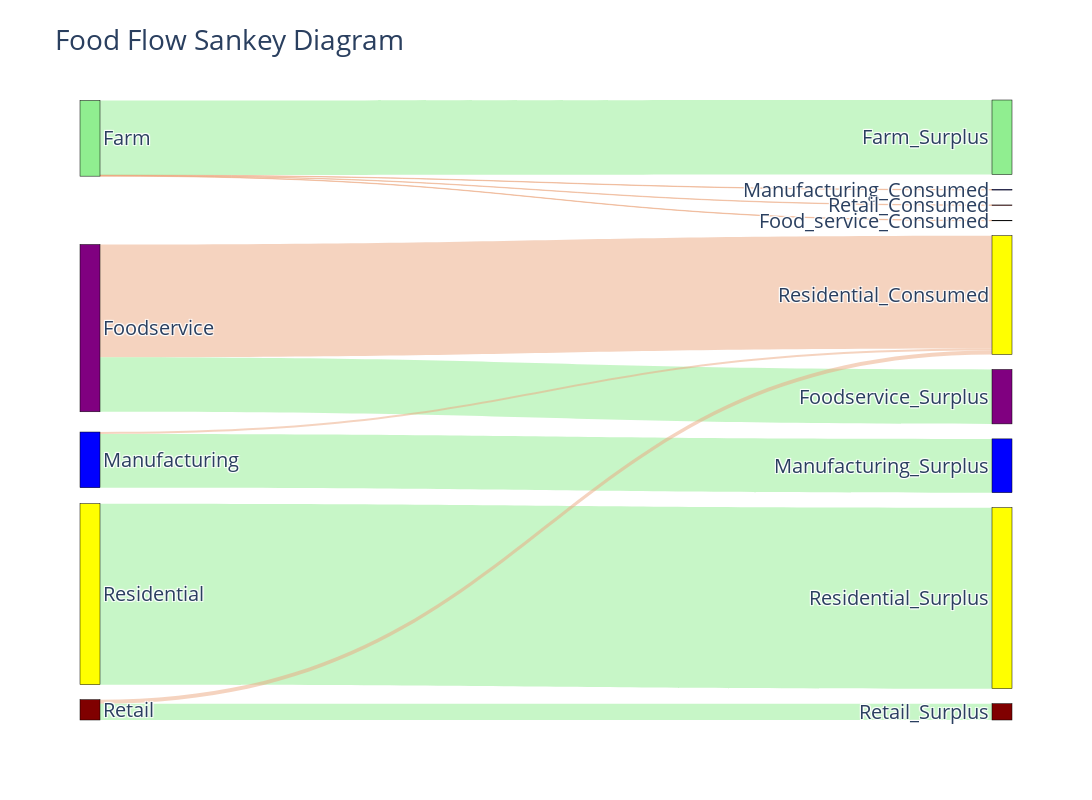

The notebook cell this image was saved under:
### Code cell
# Read the Sankey data from the CSV file
sankey_data = pd.read_csv('sankey_data.csv')

# Create the node labels
labels = pd.concat([sankey_data['source'], sankey_data['target']]).unique().tolist()

# Define a dictionary to map the sectors and their colors
sector_color_map = {
    'Farm': 'lightgreen',
    'Manufacturing': 'blue',
    'Retail': 'maroon',
    'Foodservice': 'purple',
    'Residential': 'yellow',
}

# Function to get sector color based on the sector name
def get_sector_color(sector_name):
    for key, color in sector_color_map.items():
        if key.lower() in sector_name.lower():
            return color
    return 'gray'  # Default color if no match is found

# Create the node colors
colors = [get_sector_color(label) for label in labels]

# Create the Sankey diagram
fig = go.Figure(data=[go.Sankey(
    node=dict(
        pad=15,
        thickness=20,
        line=dict(color='black', width=0.5),
        label=labels,
        color=colors,
    ),
    link=dict(
        source=sankey_data['source'].apply(lambda x: labels.index(x)),
        target=sankey_data['target'].apply(lambda x: labels.index(x)),
        value=sankey_data['value'],
        color=sankey_data['type'].apply(lambda x: 'rgba(144,238, 144, 0.5)' if x == 'Food Surplus' else 'rgba(235, 168, 128, 0.5)'),
    ),
)])

# Set the title and layout for the Sankey diagram
fig.update_layout(
    title_text="Food Flow Sankey Diagram",
    font_size=20,
    autosize=False,
    width=1200,
    height=800,
)

# Show the Sankey diagram
fig.show()

### Figure 1 — Plotly figure (JSON) as saved in the notebook; plotly's stock layout.template omitted (floating-point values rounded to 4 significant figures)
{"data": [{"link": {"color": ["rgba(235, 168, 128, 0.5)", "rgba(235, 168, 128, 0.5)", "rgba(235, 168, 128, 0.5)", "rgba(144,238, 144, 0.5)", "rgba(235, 168, 128, 0.5)", "rgba(144,238, 144, 0.5)", "rgba(235, 168, 128, 0.5)", "rgba(144,238, 144, 0.5)", "rgba(144,238, 144, 0.5)", "rgba(235, 168, 128, 0.5)", "rgba(144,238, 144, 0.5)"], "source": [0, 0, 0, 0, 1, 1, 2, 2, 3, 4, 4], "target": [5, 6, 7, 8, 9, 10, 9, 11, 12, 9, 13], "value": [1006000.0, 1006000.0, 1006000.0, 196900000.0, 298100000.0, 143700000.0, 5081000.0, 142000000.0, 477900000.0, 10480000.0, 43150000.0]}, "node": {"color": ["lightgreen", "purple", "blue", "yellow", "maroon", "blue", "maroon", "gray", "lightgreen", "yellow", "purple", "blue", "yellow", "maroon"], "label": ["Farm", "Foodservice", "Manufacturing", "Residential", "Retail", "Manufacturing_Consumed", "Retail_Consumed", "Food_service_Consumed", "Farm_Surplus", "Residential_Consumed", "Foodservice_Surplus", "Manufacturing_Surplus", "Residential_Surplus", "Retail_Surplus"], "line": {"color": "black", "width": 0.5}, "pad": 15, "thickness": 20}, "type": "sankey"}], "layout": {"autosize": false, "font": {"size": 20}, "height": 800, "title": {"text": "Food Flow Sankey Diagram"}, "width": 1200}}
